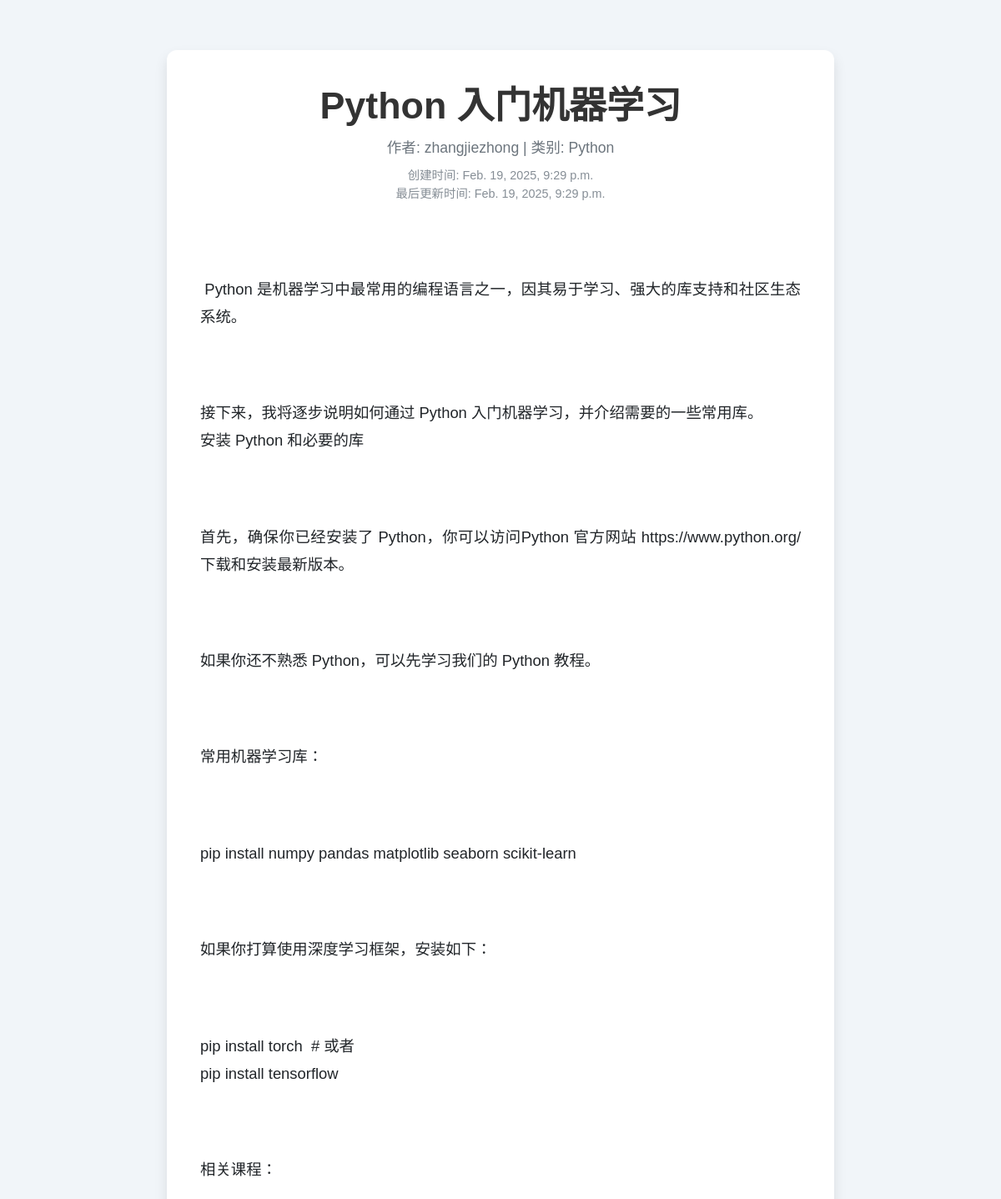
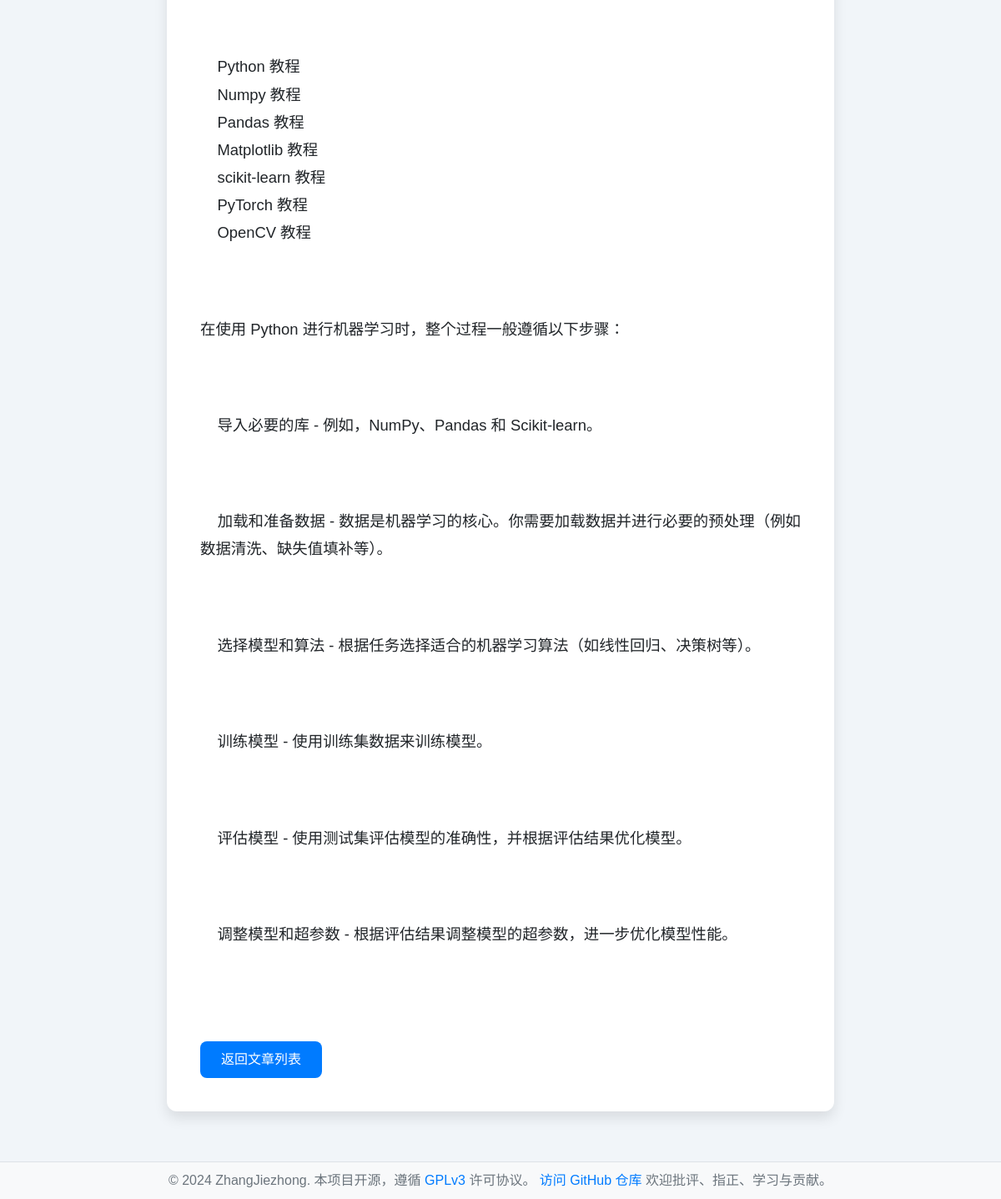
Screenshot of /article/32/ with the database file from the repository (2 pictures, top to bottom).
### demo1/models.py (models this page shows)
class Article(models.Model):
    id=models.IntegerField(primary_key=True,auto_created=True)
    title=models.CharField(max_length=50)
    content=models.TextField()
    create_time=models.DateTimeField(auto_now_add=True)
    update_time = models.DateTimeField(auto_now=True)
    c_id=models.IntegerField()
    u_id = models.IntegerField()

class UserInfo(models.Model):
    id=models.AutoField(primary_key=True,auto_created=True)
    username=models.CharField(max_length=50)
    userpass=models.CharField(max_length=50)

class Category(models.Model):
    id=models.IntegerField(primary_key=True,auto_created=True)
    name=models.CharField(max_length=50)

### demo1/views.py (the view)
# urls.py: path('article/<int:article_id>/', views.article_detail, name='article_detail'),  # 文章内容
def article_detail(request, article_id):
    article = Article.objects.get(id=article_id)
    author = UserInfo.objects.filter(id=article.u_id).first()
    category = Category.objects.filter(id=article.c_id).first()
    article.author_name = author.username if author else "未知作者"
    article.category_name = category.name if category else "未知类别"
    return render(request, 'article_detail.html', {'article': article})

### templates/article_detail.html (shortened to what this page needs)
{% load tz %}
<!DOCTYPE html>
<html lang="en">
<head>
    <link href="https://stackpath.bootstrapcdn.com/bootstrap/4.5.2/css/bootstrap.min.css" rel="stylesheet">
</head>
<body>
    <div class="container">
        <div class="article-detail">
            <h1 class="article-title">{{ article.title }}</h1>
            <div class="article-meta">
                <span>作者: {{ article.author_name }}</span> |
                <span>类别: {{ article.category_name }}</span>
            </div>
            <div class="article-timestamp">
                <span>创建时间: {{ article.create_time|timezone:"Asia/Shanghai" }}</span><br>
                <span>最后更新时间: {{ article.update_time|timezone:"Asia/Shanghai" }}</span>
            </div>
            <div class="article-content">
                {{ article.content|linebreaks }}
            </div>
            <div class="action-buttons">
                <a href="{% url 'main' %}" class="back-button">返回文章列表</a>
            </div>
        </div>
    </div>
    <footer>
        <p style="margin: 0; color: #6c757d;">
            © 2024 ZhangJiezhong. 本项目开源，遵循
            <a href="https://www.gnu.org/licenses/gpl-3.0.html" target="_blank">GPLv3</a> 许可协议。
            <a href="https://github.com/JayJoneCoder/django_blog" target="_blank">访问 GitHub 仓库</a>
            欢迎批评、指正、学习与贡献。
        </p>
    </footer>
</body>
</html>

### templates/article_detail.html (style rules this page uses)
html, body { height: 100%; margin: 0; display: flex; flex-direction: column; background-color: #f1f5f9; font-family: 'Arial', sans-serif; }
.container { flex: 1; padding: 20px; }
.article-detail { max-width: 800px; margin: 40px auto; background-color: #ffffff; padding: 40px; border-radius: 12px; box-shadow: 0 8px 16px rgba(0, 0, 0, 0.1); }
.article-title { font-size: 2.8em; margin-bottom: 10px; color: #333; text-align: center; font-weight: bold; line-height: 1.2; }
.article-meta { font-size: 1.1em; color: #6c757d; margin-bottom: 10px; text-align: center; }
.article-timestamp { font-size: 0.9em; color: #868e96; margin-bottom: 20px; text-align: center; }
.article-content { font-size: 1.15em; line-height: 1.8; margin-bottom: 30px; white-space: pre-wrap; word-wrap: break-word; text-align: justify; }
.action-buttons { display: flex; justify-content: space-between; margin-top: 30px; }
.back-button { background-color: #007bff; color: white; padding: 10px 25px; border: none; border-radius: 8px; font-size: 1em; font-weight: 500; transition: all 0.3s; }
footer { background-color: #f8f9fa; text-align: center; padding: 10px 0; border-top: 1px solid #dee2e6; }

### rows the page displays
Article: title "Python 入门机器学习", author_name "zhangjiezhong", category_name "Python", create_time "Feb. 19, 2025, 9:29 p.m.", update_time "Feb. 19, 2025, 9:29 p.m.", content "Python 是机器学习中最常用的编程语言之一，因其易于学习、强大的库支持和社区生态系统。 接下来，我将逐步说明如何通过 Python 入门机器学习，并介绍需要的一些常用库。 安装 Python 和必要的库 首先，确保你已经安装了 Python，你可以访问Python 官方网站 https://www.python.org/ 下载和安装最新版本。 如果你还不熟悉 Python，可以先学习我们的 Python 教程。 常用机器学习库： pip install numpy pandas matplotlib seaborn scikit-learn 如果你打算使用深度学习框架，安装如下： pip install torch # 或者 pip install tensorflow 相关课程： Python 教程 Numpy 教程 Pandas 教程 Matplotlib 教程 scikit-learn 教程 PyTorch 教程 OpenCV 教程 在使用 Python 进行机器学习时，整个过程一般遵循以下步骤： 导入必要的库 - 例如，NumPy、Pandas 和 Scikit-learn。 加载和准备数据 - 数据是机器学习的核心。你需要加载数据并进行必要的预处理（例如数据清洗、缺失值填补等）。 选择模型和算法 - 根据任务选择适合的机器学习算法（如线性回归、决策树等）。 训练模型 - 使用训练集数据来训练模型。 评估模型 - 使用测试集评估模型的准确性，并根据评估结果优化模型。 调整模型和超参数 - 根据评估结果调整模型的超参数，进一步优化模型性能。"
